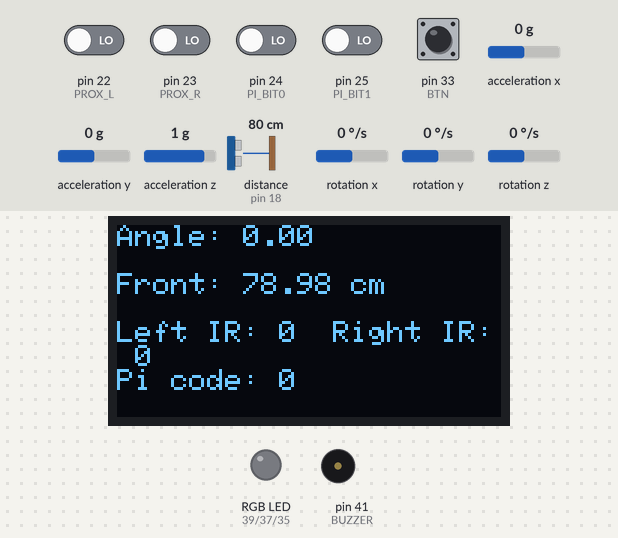
Bench run of a sketch on a simulated Arduino Mega 2560, built with avr-gcc and run on an emulated ATmega2560. On the bench: 128×64 one-colour display, an RGB LED mixed from three pins (HIGH = lit), buzzer (waves = sounding, pin HIGH). Wiring (inferred from the names in the program): ultrasonic range finder: trigger pin 19; echo pin 18. The test bench sets the inputs (shaded band); at power-on: pin 33 (BTN) HIGH, pin 22 (PROX_L), pin 23 (PROX_R), pin 24 (PI_BIT0), pin 25 (PI_BIT1) LOW, distance to the obstacle (sensor on pin 18) 80 cm, rotation z 0 °/s, acceleration x 0 g, acceleration y 0 g, acceleration z 1 g, rotation x 0 °/s, rotation y 0 °/s. The echo pulse lasts 58.3 µs per cm; pins used as bus, display or sensor lines are not drawn; what the sketch prints to the serial monitor is not drawn.

Above: at 4.0 s.
4.1 s: distance to the obstacle (sensor on pin 18) set to 2 cm
At 4.21 s:
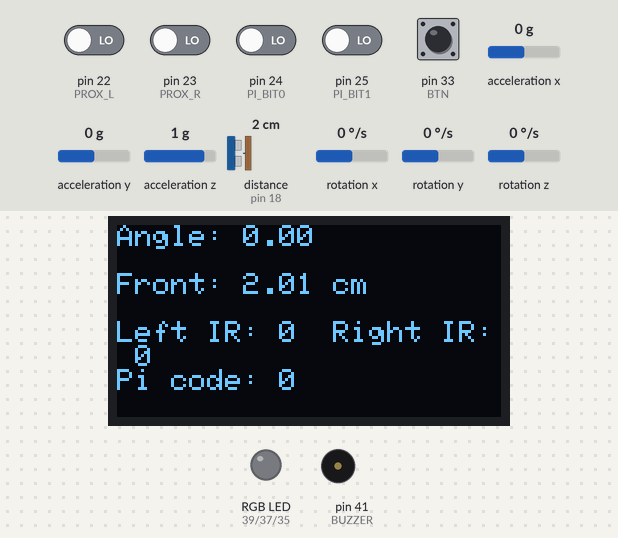
5.8 s: pin 22 (PROX_L) driven HIGH
At 7.1 s:
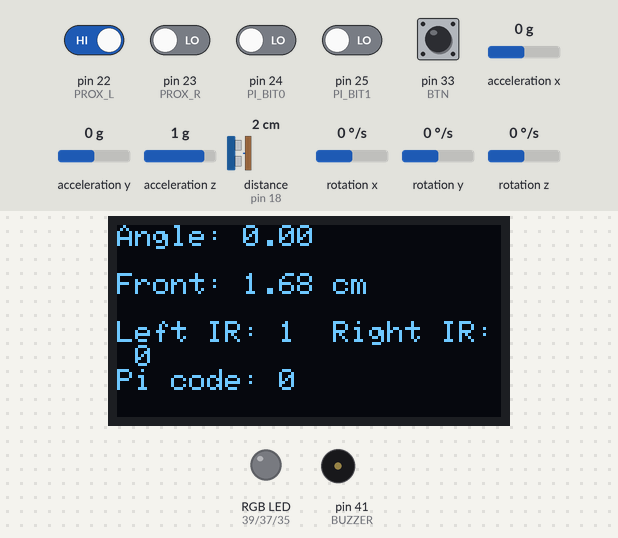
7.4 s: rotation z set to -192 °/s
At 7.45 s:
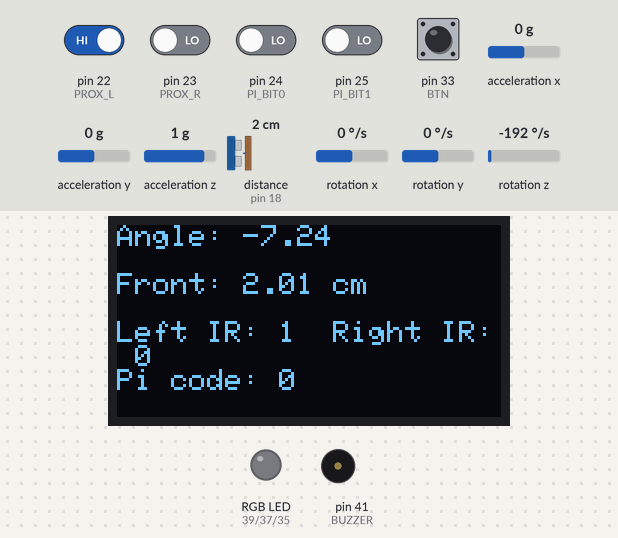
8.9 s: pin 23 (PROX_R) driven HIGH
At 8.98 s:
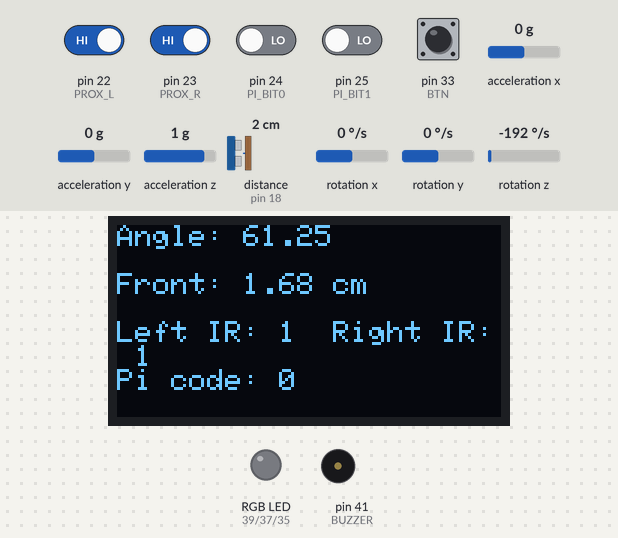
10.4 s: pin 24 (PI_BIT0) driven HIGH
At 10.46 s:
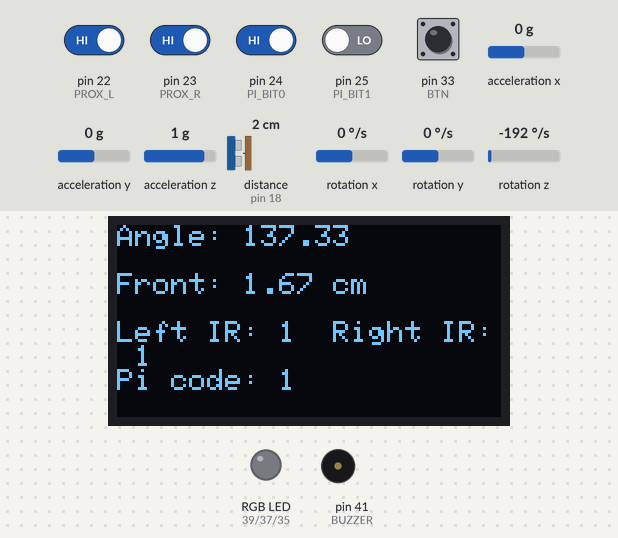
11.9 s: pin 25 (PI_BIT1) driven HIGH
At 11.97 s:
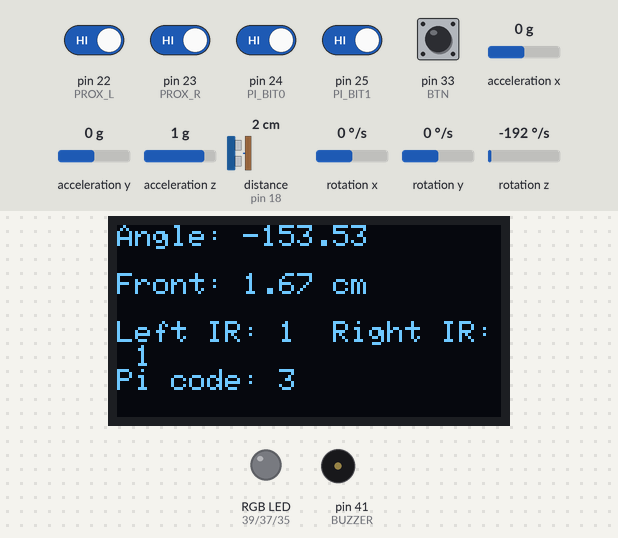
Timing chart, 0 to 14.4 s (numbered marks = the images above; inputs shaded):
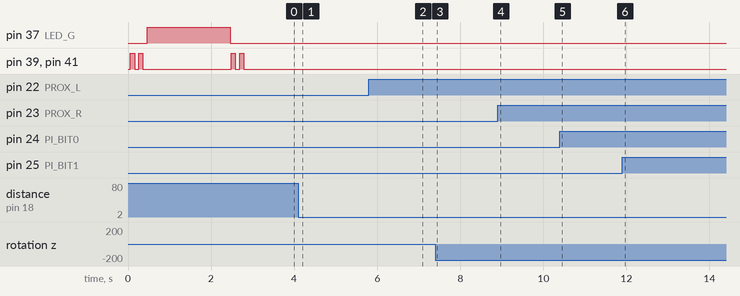

Measured:
- after the input at 4.1 s, the display: first changes after 0.06 s (image 1 shows a later state)
- after the input at 5.8 s, the display: first changes after 0.06 s (image 2 shows a later state)
- after the input at 7.4 s, the display: changes at once (image 3)

The sketch:

maze_robot.ino
```cpp
/*
 * maze_robot - Autonomous maze robot, Arduino side (Arduino Mega 2560 Pro)
 *
 * Sketch files (the Arduino IDE merges them in this order):
 *   maze_robot.ino    -> includes, pin config, global objects, setup() and loop()
 *   Gyro.ino          -> MPU6050 init, angle reading (MPU6050_light), gyro-based moves
 *   Link.ino          -> 2-bit GPIO link from the Raspberry Pi (codes 0 to 3)
 *   Utils.ino         -> motors, wall sensors, LED, buzzer, OLED display
 */

#include <Wire.h>
#include <Adafruit_GFX.h>
#include <Adafruit_SSD1306.h>
#include <SparkFun_TB6612.h>
#include <MPU6050_light.h>

// ============================== MPU6050 ==============================
// MPU6050_light library. Default I2C address 0x68 (AD0 low);
// if AD0 is high, call mpu.setAddress(0x69) before mpu.begin().
MPU6050 mpu(Wire);

// ======================== TB6612FNG MOTOR DRIVER ======================
#define AIN1    2
#define AIN2    4
#define BIN1    12
#define BIN2    10
#define PWMA    6   // Right motor PWM
#define PWMB    8   // Left motor PWM
#define STBY    -1  // Standby pin (not used)
#define OFFSETL -1
#define OFFSETR 1

Motor MotorL = Motor(BIN1, BIN2, PWMB, OFFSETL, STBY);
Motor MotorR = Motor(AIN1, AIN2, PWMA, OFFSETR, STBY);

// ============================ OLED DISPLAY ============================
#define SCREEN_WIDTH  128  // OLED width, in pixels
#define SCREEN_HEIGHT 64   // OLED height, in pixels
#define OLED_RESET    -1   // Reset pin (-1 = shared with Arduino reset)

Adafruit_SSD1306 display(SCREEN_WIDTH, SCREEN_HEIGHT, &Wire, OLED_RESET);

// =============================== DEVICES ==============================
#define LED_R   39
#define LED_G   37
#define LED_B   35

#define BUZZER  41
#define BTN     33

#define ECHO    18
#define TRIG    19

#define PROX_L  22
#define PROX_R  23

// 2-bit link from the Raspberry Pi (see Link.ino)
#define PI_BIT0 24  // from Pi GPIO 17
#define PI_BIT1 25  // from Pi GPIO 27

// =============================== SETUP ================================
void setup(void)
{
  Serial.begin(9600);
  Wire.begin();

  pinMode(BUZZER, OUTPUT);
  pinMode(TRIG, OUTPUT);
  pinMode(ECHO, INPUT);
  pinMode(BTN, INPUT);
  pinMode(PROX_R, INPUT);
  pinMode(PROX_L, INPUT);
  pinMode(LED_R, OUTPUT);
  pinMode(LED_G, OUTPUT);
  pinMode(LED_B, OUTPUT);
  initPiLink();

  // Try OLED at 0x3C, then 0x3D
  if (!display.begin(SSD1306_SWITCHCAPVCC, 0x3C)) {
    Serial.println(F("SSD1306 not found at 0x3C"));
    if (!display.begin(SSD1306_SWITCHCAPVCC, 0x3D)) {
      Serial.println(F("No OLED display found"));
      while (1);  // Stop here
    }
  }

  startupSequence();
}

// ================================ LOOP ================================
void loop(void)
{
  // Sensor check: heading, front distance and side walls on the OLED.
  // The maze navigation sequence is called from here.
  showSensorScreen();
}

// ========================== STARTUP SEQUENCE ==========================
static void startupSequence(void)
{
  // Gyro calibration
  showText("Calibrate gyro?");
  while (digitalRead(BTN) == 0);  // Wait for button press
  blinkAlert(2, 100);
  setLed(0, 1, 0);                   // Green LED: gyro calibration running
  initGyro();
  setLed(0, 0, 0);
  showText("Gyro calibrated");
  blinkAlert(2, 100);

  // Show the sensors until the button is pressed
  while (digitalRead(BTN) == 0) {
    showSensorScreen();
  }
}
```

Gyro.ino
```cpp
// ============================================================
//  Gyro.ino - MPU6050 initialisation and angle reading
//  Library: MPU6050_light (rfetick), install it from the Library Manager
// ============================================================

float angle;

// Gyro PID
int16_t ma = 0;
int16_t mb = 0;
int16_t Pg;
int16_t Ig;
int16_t Dg;
int16_t lastErrorg   = 0;
int16_t errorg       = 0;
uint8_t maxspeedag   = 0;
uint8_t maxspeedbg   = 0;
int16_t basespeedag  = 0;
int16_t basespeedbg  = 0;
int motorspeedg      = 0;
int motorspeedag     = 0;
int motorspeedbg     = 0;
float Kpg = 0;
float Kdg = 0;
float Kig = 0;

// ========================= INITIALISATION ========================
// Keep the robot still and flat while this runs (about 1 s).
void initGyro(void)
{
  Wire.begin();
  byte status = mpu.begin();
  Serial.print(F("MPU6050 status: "));
  Serial.println(status);  // 0 = OK
  if (status != 0) {
    Serial.println(F("MPU6050 not found, check the wiring"));
    return;
  }

  Serial.println(F("Calculating offsets, do not move the robot..."));
  delay(1000);
  mpu.calcOffsets();  // Gyro and accelerometer offsets
  Serial.println(F("Gyro ready"));
}

// ========================== ANGLE READING ========================
// Returns the current heading (yaw) in degrees, wrapped to -180 .. 180.
// MPU6050_light integrates the gyro on each update(), so call this often
// (every loop iteration while moving).
float getAngle(void)
{
  mpu.update();
  float a = fmod(mpu.getAngleZ() + 180.0, 360.0);
  if (a < 0) a += 360.0;
  return a - 180.0;
}

// ========================= GYRO MOVES ============================

// Drive straight holding the heading "Setpoint" (PID, no angle wrap)
void gyroDriveStraightPID(float Setpoint, int16_t vitesse)
{
  maxspeedag  = 255;
  maxspeedbg  = 255;
  basespeedag = vitesse;
  basespeedbg = vitesse;
  Kpg = 9;  // Tune first
  Kdg = 5;  // Tune second
  Kig = 0;

  angle  = getAngle();
  errorg = Setpoint - angle;
  Pg = errorg;
  Ig = Ig + errorg;
  Dg = errorg - lastErrorg;

  motorspeedg  = Pg * Kpg + Ig * Kig + Dg * Kdg;
  motorspeedag = basespeedag + motorspeedg;
  motorspeedbg = basespeedbg - motorspeedg;

  if (motorspeedag > maxspeedag) motorspeedag = maxspeedag;
  if (motorspeedbg > maxspeedbg) motorspeedbg = maxspeedbg;

  setMotorSpeeds(motorspeedag, motorspeedbg);
  lastErrorg = errorg;
}

// Drive forward, correcting slightly toward heading x
void gyroForward(int16_t x, int16_t vitesse)
{
  if (getAngle() > x) {
    setMotorSpeeds(vitesse, vitesse + 5);
  } else {
    setMotorSpeeds(vitesse + 5, vitesse);
  }
}

// Drive backward, correcting slightly toward heading x
void gyroBackward(int16_t x, int16_t vitesse)
{
  if (getAngle() > x) {
    setMotorSpeeds(-vitesse - 10, -vitesse);
  } else {
    setMotorSpeeds(-vitesse, -vitesse - 10);
  }
}
```

Link.ino
```cpp
/*
 * Link.ino - 2-bit GPIO link from the Raspberry Pi (Arduino side)
 *
 * The Pi puts a code from 0 to 3 on two wires:
 *
 *   code   BIT1 (pin PI_BIT1)   BIT0 (pin PI_BIT0)
 *    0          LOW                  LOW
 *    1          LOW                  HIGH
 *    2          HIGH                 LOW
 *    3          HIGH                 HIGH
 *
 * The code is a level held by the Pi, so the Arduino can read it at any time.
 * The Pi changes the two bits one after the other, so a read taken during a
 * change could see a wrong code for a few microseconds. readPiCode() avoids
 * this by reading twice, 2 ms apart, until both reads agree.
 *
 * What each code means depends on the mission program.
 */

void initPiLink(void)
{
  pinMode(PI_BIT0, INPUT);
  pinMode(PI_BIT1, INPUT);
}

static uint8_t readPiLinesOnce(void)
{
  return (uint8_t)((digitalRead(PI_BIT1) << 1) | digitalRead(PI_BIT0));
}

// Returns the current code (0 to 3), once it is stable.
uint8_t readPiCode(void)
{
  uint8_t first = readPiLinesOnce();
  for (uint8_t tries = 0; tries < 10; tries++) {
    delay(2);
    uint8_t second = readPiLinesOnce();
    if (second == first) {
      return second;
    }
    first = second;
  }
  return first;  // lines kept changing: return the last value read
}

// Waits until the Pi sends `code`. Returns true if it arrived before
// `timeoutMs` (0 = wait forever), false on timeout.
bool waitForPiCode(uint8_t code, unsigned long timeoutMs)
{
  unsigned long start = millis();
  while (readPiCode() != code) {
    if (timeoutMs != 0 && millis() - start >= timeoutMs) {
      return false;
    }
  }
  return true;
}
```

Utils.ino
```cpp
// ============================================================
//  Utils.ino - motors, RGB LED, buzzer, sensors, OLED display
// ============================================================

// ============================= MOTORS ==============================
// Speeds from -255 to 255. 0 = brake.
void setMotorSpeeds(int16_t left, int16_t right)
{
  if (left == 0) MotorL.brake();
  else           MotorL.drive(left);

  if (right == 0) MotorR.brake();
  else            MotorR.drive(right);
}

void stopMotors(void)
{
  MotorR.brake();
  MotorL.brake();
}

// ============================ RGB LED ==============================
// setLed(1,0,0) red   | setLed(0,1,0) green   | setLed(0,0,1) blue
// setLed(0,1,1) cyan  | setLed(1,0,1) magenta | setLed(1,1,0) yellow | setLed(1,1,1) white
void setLed(uint8_t red_value, uint8_t green_value, uint8_t blue_value)
{
  digitalWrite(LED_R, red_value);
  digitalWrite(LED_G, green_value);
  digitalWrite(LED_B, blue_value);
}

// Blink red LED + buzzer "nb" times, "timing" ms on / off
void blinkAlert(uint8_t nb, uint16_t timing)
{
  for (uint8_t i = 0; i < nb; i++) {
    setLed(1, 0, 0);
    digitalWrite(BUZZER, HIGH);
    delay(timing);

    setLed(0, 0, 0);
    digitalWrite(BUZZER, LOW);
    delay(timing);
  }
}

// ============================ SENSORS ==============================
uint8_t readProximityLeft(void)
{
  return digitalRead(PROX_L);
}

uint8_t readProximityRight(void)
{
  return digitalRead(PROX_R);
}

// Ultrasonic distance in cm
float readDistanceCm(void)
{
  digitalWrite(TRIG, LOW);
  delayMicroseconds(2);
  digitalWrite(TRIG, HIGH);
  delayMicroseconds(10);
  digitalWrite(TRIG, LOW);

  float duration_us = pulseIn(ECHO, HIGH);
  return 0.017 * duration_us;
}

// ============================ DISPLAY ==============================
// Shows the heading, the front distance and the two side wall sensors
void showSensorScreen(void)
{
  display.clearDisplay();
  display.setTextColor(SSD1306_WHITE);
  display.setTextSize(1);

  display.setCursor(0, 0);
  display.print("Angle: ");
  display.print(getAngle());

  display.setCursor(0, 16);
  display.print("Front: ");
  display.print(readDistanceCm());
  display.print(" cm");

  display.setCursor(0, 32);
  display.print("Left IR: ");
  display.print(readProximityLeft());
  display.print("  Right IR: ");
  display.print(readProximityRight());

  display.setCursor(0, 48);
  display.print("Pi code: ");
  display.print(readPiCode());

  display.display();
}

void showText(String message)
{
  display.clearDisplay();
  display.setTextColor(SSD1306_WHITE);
  display.setTextSize(1);
  display.setCursor(20, 30);
  display.print(message);
  display.display();
}
```
